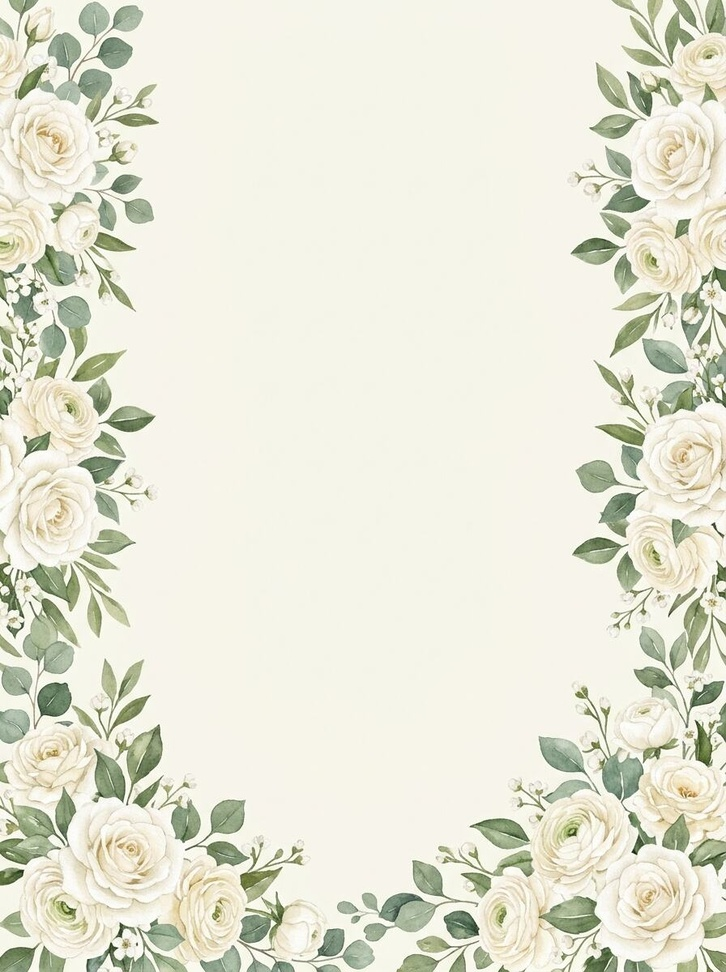
#> input picture src/assets/images/ivory_roses_fullbleed_1795512118161.jpg, 726 x 972 px, shrunk from 896 x 1200 before the run
$ python add_design.py ../src/assets/images/couple_floral_illustration_1795512102318.jpg ../src/assets/images/ivory_roses_fullbleed_1795512118161.jpg
#> lines starting #> are read from the running program, lines starting #| are printed output that depends on the picture
#!/usr/bin/env python3
"""Add a user-supplied card background (PNG, e.g. exported from Canva, NO names/dates on it).
usage: add_design.py <id> <image.png>
Writes public/cards/<id>-top.webp and <id>-bottom.webp (top/bottom 45%) and prints the flat
middle colour. Then add <id> to: InvitationDesignId (src/types/velora.ts), INVITATION_DESIGNS
(src/utils/veloraLogic.ts), THEMES + ART_IDS (src/components/InvitationCardRenderer.tsx),
and a price in config/invitationPricing.templatePrices (admin screen).
To REMOVE a design: delete those entries + the two webp files (old invitations fall back to 'royal')."""
import sys
from PIL import Image
i, src = sys.argv[1], sys.argv[2]
im = Image.open(src).convert('RGB'); w, h = im.size
#> further down, im is the input picture: PIL image 726x972 RGB; mean R, G, B 230, 230, 214.2
#> after `w, h = im.size`: w = 726; h = 972
k = int(h * .45)
#> k = 437
im.crop((0, 0, w, k)).save(f'public/cards/{i}-top.webp', quality=82)
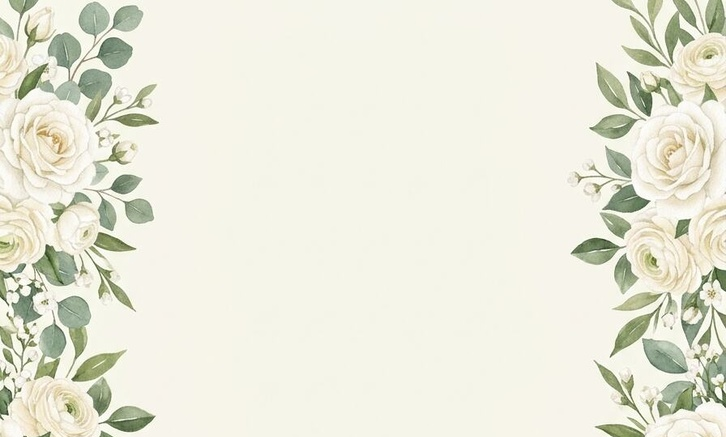
#> saved as couple_floral_illustration_1795512102318.jpg-top.webp: PIL image 726x437 RGB; mean R, G, B 233.2, 233.1, 218.3
im.crop((0, h - k, w, h)).save(f'public/cards/{i}-bottom.webp', quality=82)
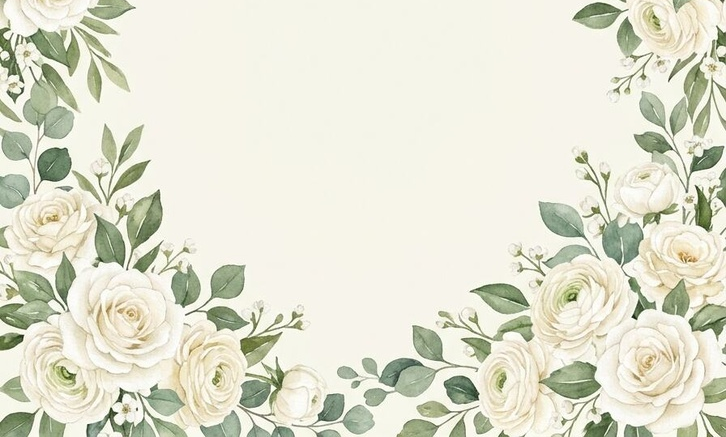
#> saved as couple_floral_illustration_1795512102318.jpg-bottom.webp: PIL image 726x437 RGB; mean R, G, B 225.4, 225.8, 208.7
print('middle colour', '#%02x%02x%02x' % im.getpixel((w // 2, h // 2)))
#| middle colour #f5f5e9
